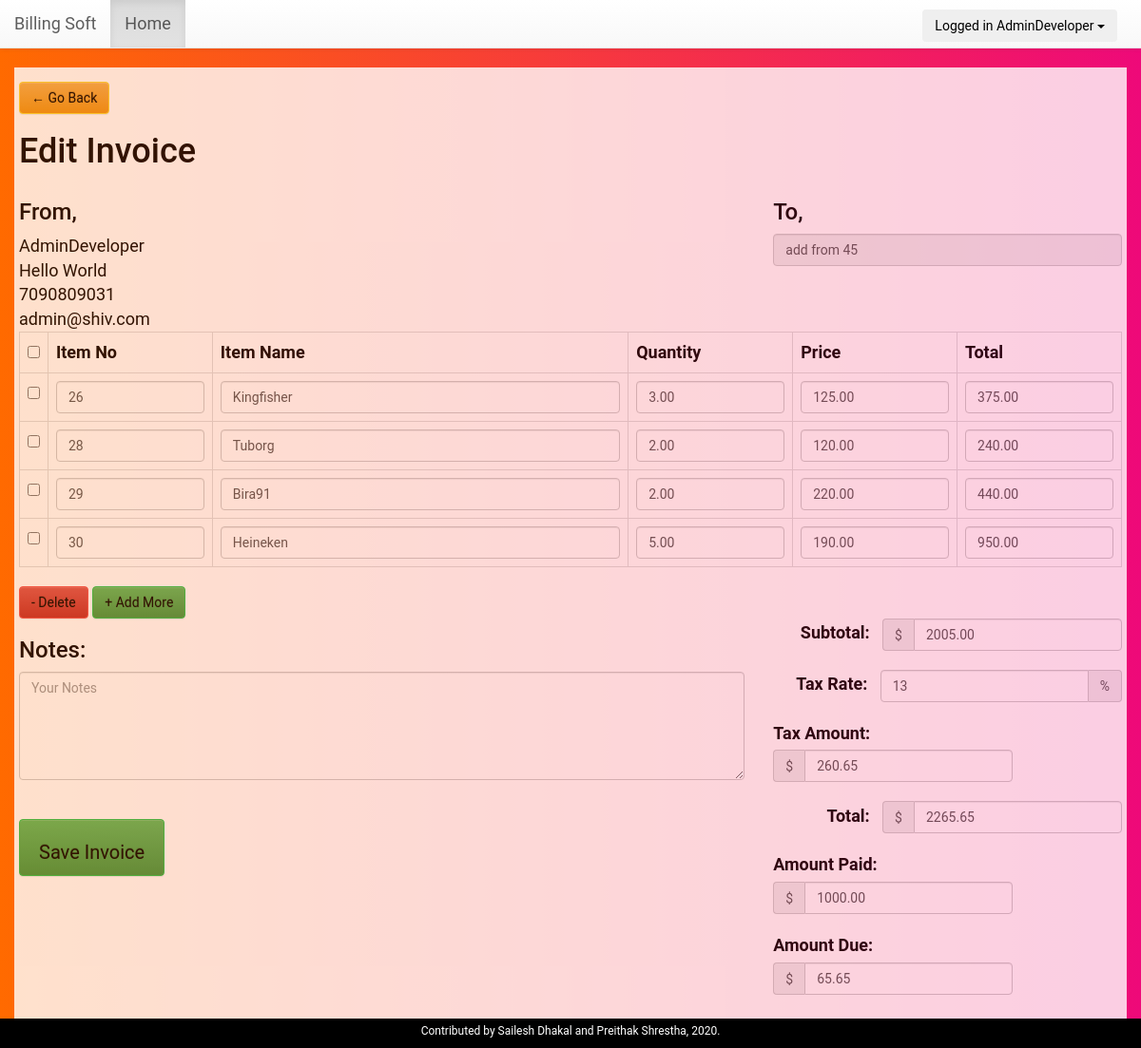
Screenshot of /edit_invoice.php?update_id=12 (signed in) with the database file from the repository.
### tables this page shows
CREATE TABLE `invoice_order_item` (
  `order_item_id` int(11) NOT NULL,
  `order_id` int(11) NOT NULL,
  `item_code` varchar(250) NOT NULL,
  `item_name` varchar(250) NOT NULL,
  `order_item_quantity` decimal(10,2) NOT NULL,
  `order_item_price` decimal(10,2) NOT NULL,
  `order_item_final_amount` decimal(10,2) NOT NULL
);

CREATE TABLE `invoice_order` (
  `order_id` int(11) NOT NULL,
  `user_id` int(11) NOT NULL,
  `customer_id` int(11) NOT NULL,
  `order_date` timestamp NOT NULL DEFAULT CURRENT_TIMESTAMP,
  `order_total_before_tax` decimal(10,2) NOT NULL,
  `order_total_tax` decimal(10,2) NOT NULL,
  `order_tax_per` varchar(250) NOT NULL,
  `order_total_after_tax` double(10,2) NOT NULL,
  `order_amount_paid` decimal(10,2) NOT NULL,
  `order_total_amount_due` decimal(10,2) NOT NULL,
  `note` text NOT NULL
);

### Invoice.php (called while the page is built, shortened)
<?php
class Invoice{
	private $host  = 'localhost';
    private $user  = 'root';
    private $password   = "";
    private $database  = "billing_software";
    private $invoiceOrderTable = 'invoice_order';
	private $invoiceOrderItemTable = 'invoice_order_item';
	private $dbConnect = false;
    public function __construct(){
        if(!$this->dbConnect){
            $conn = new mysqli($this->host, $this->user, $this->password, $this->database);
            if($conn->connect_error){
                die("Error failed to connect to MySQL: " . $conn->connect_error);
            }else{
                $this->dbConnect = $conn;
            }
        }
    }
	private function getData($sqlQuery) {
		$result = mysqli_query($this->dbConnect, $sqlQuery);
		$data= array();
		while ($row = mysqli_fetch_array($result, MYSQLI_ASSOC)) {
			$data[]=$row;
		}
		return $data;
	}
	public function getInvoice($invoiceId){
		$sqlQuery = "
			SELECT * FROM ".$this->invoiceOrderTable."
			WHERE user_id = '".$_SESSION['userid']."' AND order_id = '$invoiceId'";
		$result = mysqli_query($this->dbConnect, $sqlQuery);
		$row = mysqli_fetch_array($result, MYSQLI_ASSOC);
		return $row;
	}
	public function getInvoiceItems($invoiceId){
		$sqlQuery = "
			SELECT * FROM ".$this->invoiceOrderItemTable."
			WHERE order_id = '$invoiceId'";
		return  $this->getData($sqlQuery);
	}
}
?>

### edit_invoice.php (the view, shortened to what this page needs)
<?php
include('header.php');
include 'Invoice.php';
$invoice = new Invoice();
$invoice->checkLoggedIn();
if(!empty($_GET['update_id']) && $_GET['update_id']) {
	$invoiceValues = $invoice->getInvoice($_GET['update_id']);
	$invoiceItems = $invoice->getInvoiceItems($_GET['update_id']);
}
?>
<link href="css/style.css" rel="stylesheet">
<?php include('container.php');?>
<div class="container content-invoice">
	<div><a class="btn btn-warning back_btn" href="javascript:history.go(-1)">&#8592 Go Back</a></div>
    	<form action="" id="invoice-form" method="post" class="invoice-form" role="form" novalidate="">
	    	<div class="load-animate animated fadeInUp">
		    	<div class="row">
		    		<div class="col-xs-8 col-sm-8 col-md-8 col-lg-8">
		    			<h1 class="title">Edit Invoice</h1>
		    		</div>
		    	</div>
		    	<div class="row">
		      		<div class="col-xs-12 col-sm-4 col-md-4 col-lg-4">
		      			<h3>From,</h3>
						<?php echo $_SESSION['user']; ?><br>
						<?php echo $_SESSION['address']; ?><br>
						<?php echo $_SESSION['mobile']; ?><br>
						<?php echo $_SESSION['email']; ?><br>
		      		</div>
		      		<div class="col-xs-12 col-sm-4 col-md-4 col-lg-4 pull-right">
		      			<h3>To,</h3>
		      			<div class="form-group">
							<input value="add from 45" type="text" class="form-control" name="companyName" id="companyName" placeholder="Company Name" autocomplete="off" disabled>
						</div>
		      		</div>
		      	</div>
		      	<div class="row">
		      		<div class="col-xs-12 col-sm-12 col-md-12 col-lg-12">
		      			<table class="table table-bordered table-hover" id="invoiceItem">
							<tr>
								<th width="2%"><input id="checkAll" class="formcontrol" type="checkbox"></th>
								<th width="15%">Item No</th>
								<th width="38%">Item Name</th>
								<th width="15%">Quantity</th>
								<th width="15%">Price</th>
								<th width="15%">Total</th>
							</tr>
							<?php
							$count = 0;
							foreach($invoiceItems as $invoiceItem){
								$count++;
							?>
							<tr>
								<td><input class="itemRow" type="checkbox"></td>
								<td><input type="text" value="<?php echo $invoiceItem["item_code"]; ?>" name="productCode[]" id="productCode_<?php echo $count; ?>" class="form-control" autocomplete="off"></td>
								<td><input type="text" value="<?php echo $invoiceItem["item_name"]; ?>" name="productName[]" id="productName_<?php echo $count; ?>" class="form-control" autocomplete="off"></td>
								<td><input type="number" value="<?php echo $invoiceItem["order_item_quantity"]; ?>" name="quantity[]" id="quantity_<?php echo $count; ?>" class="form-control quantity" autocomplete="off"></td>
								<td><input type="number" value="<?php echo $invoiceItem["order_item_price"]; ?>" name="price[]" id="price_<?php echo $count; ?>" class="form-control price" autocomplete="off"></td>
								<td><input type="number" value="<?php echo $invoiceItem["order_item_final_amount"]; ?>" name="total[]" id="total_<?php echo $count; ?>" class="form-control total" autocomplete="off"></td>
							</tr>
							<?php } ?>
						</table>
		      		</div>
		      	</div>
		      	<div class="row">
		      		<div class="col-xs-12 col-sm-3 col-md-3 col-lg-3">
		      			<button class="btn btn-danger delete" id="removeRows" type="button">- Delete</button>
		      			<button class="btn btn-success" id="addRows" type="button">+ Add More</button>
		      		</div>
		      	</div>
		      	<div class="row">
		      		<div class="col-xs-12 col-sm-8 col-md-8 col-lg-8">
		      			<h3>Notes: </h3>
		      			<div class="form-group">
							<textarea class="form-control txt" rows="5" name="notes" id="notes" placeholder="Your Notes"><?php echo $invoiceValues['note']; ?></textarea>
						</div>
						<br>
						<div class="form-group">
			      			<input data-loading-text="Updating Invoice..." type="submit" name="invoice_btn" value="Save Invoice" class="btn btn-success submit_btn invoice-save-btm">
			      		</div>
		      		</div>
		      		<div class="col-xs-12 col-sm-4 col-md-4 col-lg-4">
						<span class="form-inline">
							<div class="form-group">
								<label>Subtotal: &nbsp;</label>
								<div class="input-group">
									<div class="input-group-addon currency">$</div>
									<input value="<?php echo $invoiceValues['order_total_before_tax']; ?>" type="number" class="form-control" name="subTotal" id="subTotal" placeholder="Subtotal">
								</div>
							</div>
							<div class="form-group">
								<label>Tax Rate: &nbsp;</label>
								<div class="input-group">
									<input value="<?php echo $invoiceValues['order_tax_per']; ?>" type="number" class="form-control" name="taxRate" id="taxRate" placeholder="Tax Rate">
									<div class="input-group-addon">%</div>
								</div>
							</div>
							<div class="form-group">
								<label>Tax Amount: &nbsp;</label>
								<div class="input-group">
									<div class="input-group-addon currency">$</div>
									<input value="<?php echo $invoiceValues['order_total_tax']; ?>" type="number" class="form-control" name="taxAmount" id="taxAmount" placeholder="Tax Amount">
								</div>
							</div>
							<div class="form-group">
								<label>Total: &nbsp;</label>
								<div class="input-group">
									<div class="input-group-addon currency">$</div>
									<input value="<?php echo $invoiceValues['order_total_after_tax']; ?>" type="number" class="form-control" name="totalAftertax" id="totalAftertax" placeholder="Total">
								</div>
							</div>
							<div class="form-group">
								<label>Amount Paid: &nbsp;</label>
								<div class="input-group">
									<div class="input-group-addon currency">$</div>
									<input value="<?php echo $invoiceValues['order_amount_paid']; ?>" type="number" class="form-control" name="amountPaid" id="amountPaid" placeholder="Amount Paid">
								</div>
							</div>
							<div class="form-group">
								<label>Amount Due: &nbsp;</label>
								<div class="input-group">
									<div class="input-group-addon currency">$</div>
									<input value="<?php echo $invoiceValues['order_total_amount_due']; ?>" type="number" class="form-control" name="amountDue" id="amountDue" placeholder="Amount Due">
								</div>
							</div>
						</span>
					</div>
		      	</div>
	      	</div>
		</form>
    </div>
</div>
<?php include('footer.php');?>

### css/style.css (style rules this page uses)
html { background-color: #f0f3f4; position: relative; min-height: 100%; }
body { background: #ee0979; background: -webkit-linear-gradient(to right, #ff6a00, #ee0979); background: linear-gradient(to right, #ff6a00, #ee0979); color: black; font-family: 'Roboto'; font-size: 18px; line-height: 1.42857; }
.invoice-list-container, .content-invoice, .customer-list-container { background:white; opacity:0.8; padding: 5px !important; }
.btn-success { background-color: #27c24c !important; border-color: #27c24c !important; color: #000 !important; }
.btn-warning { background-color: #fad733; border-color: #fad733; color: #000 !important; }
.btn-danger { background-color: #f05050; border-color: #f05050; color: #000 !important; }
input[type=number] { -moz-appearance: textfield; }
.form-inline .form-group { margin-bottom: 20px; float: right; }
.invoice-save-btm { height:60px;padding:20px;font-size:20px; }
.back_btn { margin-top:10px; }

### rows the page displays
invoice_order_item: item_code "26", item_name "Kingfisher", order_item_quantity "3.00", order_item_price "125.00", order_item_final_amount "375.00"
invoice_order_item: item_code "28", item_name "Tuborg", order_item_quantity "2.00", order_item_price "120.00", order_item_final_amount "240.00"
invoice_order_item: item_code "29", item_name "Bira91", order_item_quantity "2.00", order_item_price "220.00", order_item_final_amount "440.00"
invoice_order_item: item_code "30", item_name "Heineken", order_item_quantity "5.00", order_item_price "190.00", order_item_final_amount "950.00"
invoice_order: subTotal "2005.00", taxRate "13", taxAmount "260.65", totalAftertax "2265.65", amountPaid "1000.00", amountDue "65.65"

### other values shown
$_SESSION['user'] "AdminDeveloper"
$_SESSION['address'] "Hello World"
$_SESSION['mobile'] "7090809031"
$_SESSION['email'] "admin@shiv.com"
